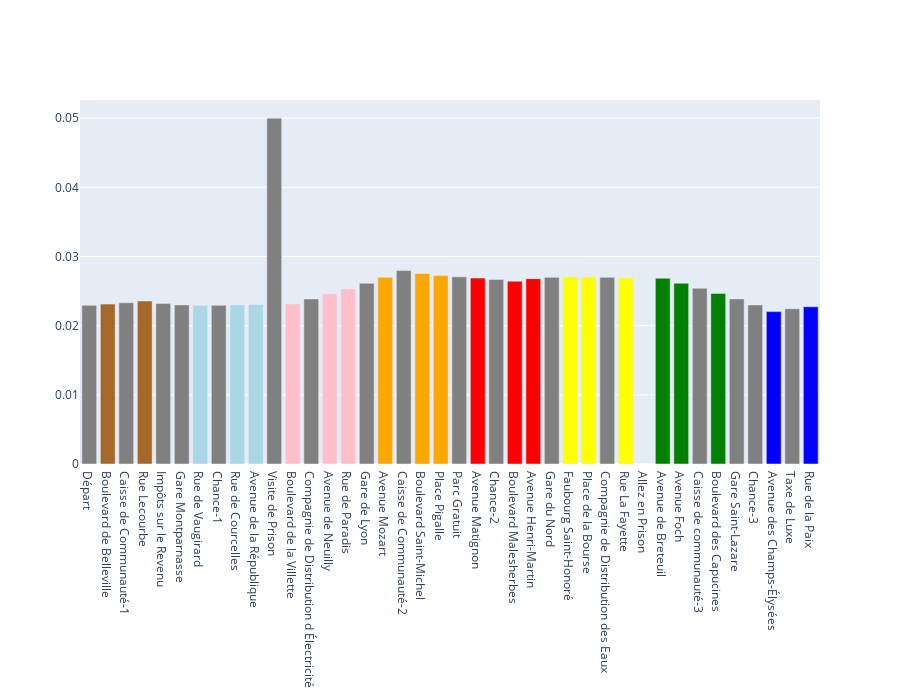

Here is the notebook cell this chart was saved with:
### Markdown cell above
Under the assumption that $2000 \approx \infty$

### Code cell
#np.linalg.matrix_power is one function you can use

stationary = np.linalg.matrix_power(A, 2000)[0] # same as pi @
fig = go.Figure([go.Bar(x = squares, y = stationary, marker = dict(color=colors.tolist()))], layout={"height":700})
fig.show()

### Figure 1 — Plotly figure (JSON) as saved in the notebook; plotly's stock layout.template omitted (floating-point values rounded to 4 significant figures)
{"data": [{"marker": {"color": ["hsv(0,0%,50%)               ", "hsv(30,75%,65%)", "hsv(0,0%,50%)               ", "hsv(30,75%,65%)", "hsv(0,0%,50%)               ", "hsv(0,0%,50%)               ", "hsv(195,26%,90%)", "hsv(0,0%,50%)               ", "hsv(195,26%,90%)", "hsv(195,26%,90%)", "hsv(0,0%,50%)               ", "hsv(350,25%,100%)", "hsv(0,0%,50%)               ", "hsv(350,25%,100%)", "hsv(350,25%,100%)", "hsv(0,0%,50%)               ", "hsv(39,100%,100%)", "hsv(0,0%,50%)               ", "hsv(39,100%,100%)", "hsv(39,100%,100%)", "hsv(0,0%,50%)               ", "hsv(0,100%,100%)", "hsv(0,0%,50%)               ", "hsv(0,100%,100%)", "hsv(0,100%,100%)", "hsv(0,0%,50%)               ", "hsv(60,100%,100%)", "hsv(60,100%,100%)", "hsv(0,0%,50%)               ", "hsv(60,100%,100%)", "hsv(0,0%,50%)               ", "hsv(120,100%,50%)", "hsv(120,100%,50%)", "hsv(0,0%,50%)               ", "hsv(120,100%,50%)", "hsv(0,0%,50%)               ", "hsv(0,0%,50%)               ", "hsv(240,100%,100%)", "hsv(0,0%,50%)               ", "hsv(240,100%,100%)"]}, "type": "bar", "x": ["Départ", "Boulevard de Belleville", "Caisse de Communauté-1", "Rue Lecourbe", "Impôts sur le Revenu", "Gare Montparnasse", "Rue de Vaugirard", "Chance-1", "Rue de Courcelles", "Avenue de la République", "Visite de Prison", "Boulevard de la Villette", "Compagnie de Distribution d Électricité", "Avenue de Neuilly", "Rue de Paradis", "Gare de Lyon", "Avenue Mozart", "Caisse de Communauté-2", "Boulevard Saint-Michel", "Place Pigalle", "Parc Gratuit", "Avenue Matignon", "Chance-2", "Boulevard Malesherbes", "Avenue Henri-Martin", "Gare du Nord", "Faubourg Saint-Honoré", "Place de la Bourse", "Compagnie de Distribution des Eaux", "Rue La Fayette", "Allez en Prison", "Avenue de Breteuil", "Avenue Foch", "Caisse de communauté-3", "Boulevard des Capucines", "Gare Saint-Lazare", "Chance-3", "Avenue des Champs-Élysées", "Taxe de Luxe", "Rue de la Paix"], "y": [0.02294, 0.02312, 0.02331, 0.02357, 0.0232, 0.02301, 0.02293, 0.02295, 0.023, 0.02308, 0.05, 0.02314, 0.02386, 0.02458, 0.02533, 0.02613, 0.027, 0.02797, 0.02755, 0.02727, 0.02706, 0.02688, 0.02669, 0.02643, 0.0268, 0.02699, 0.02707, 0.02705, 0.027, 0.02692, 0.0, 0.02686, 0.02614, 0.02542, 0.02467, 0.02387, 0.023, 0.02203, 0.02245, 0.02273]}], "layout": {"height": 700}}
